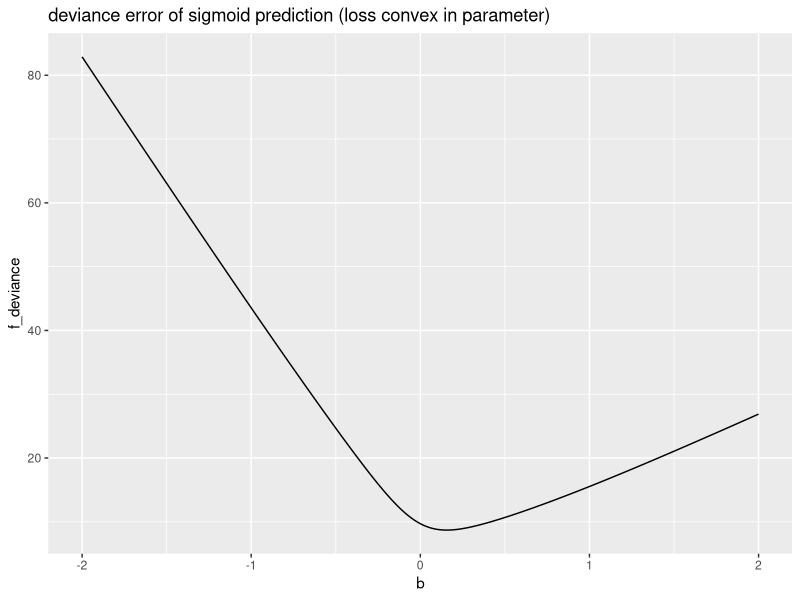
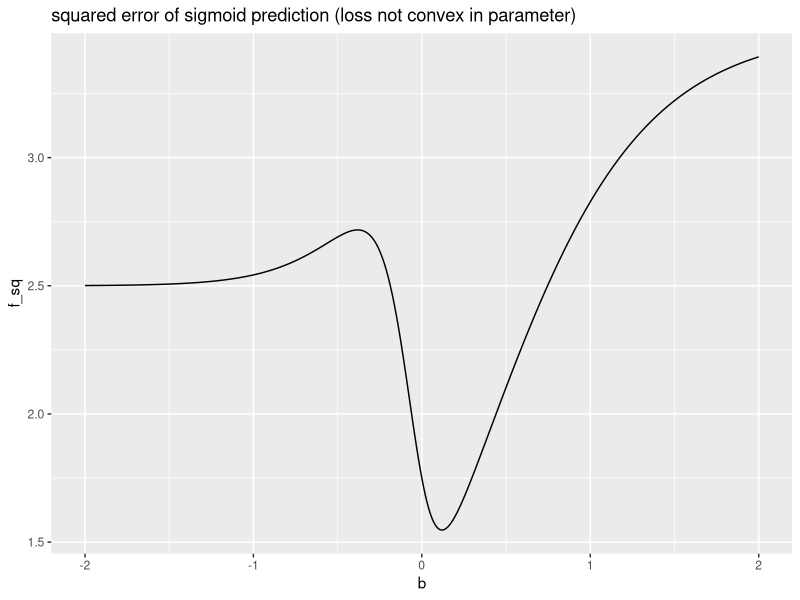

Generate these figures, in order, with R:
## ---- chunk 1
library(ggplot2)
## ---- chunk 2
sigmoid <- function(x) {
  1/(1 + exp(-x))
}

# square-loss, a good loss for general numeric regressions
# not recommended for probability/classification problems
f_sq <- function(b, d) {
  sum( (d$y - sigmoid(b * d$x))^2 )
}

# deviance loss. monotone-equivalent to cross entropy
# good loss for probability/classification problems
f_deviance <- function(b, d) {
  -2 * sum( d$y * log(sigmoid(b * d$x)) + 
            (1-d$y) * log(1 - sigmoid(b * d$x)) )
}
## ---- chunk 3
d <- data.frame(
  x = c(-2, -2, -2, 0, 0, 10, 10),
  y = c(1, 1, 1, 0, 1, 1, 1)
)

knitr::kable(d)
## ---- chunk 4
plt_frame = data.frame(
  b = seq(-2, 2, by = 0.01)
)

# vapply is R's equivalent of Python's list comprehension
plt_frame$f_sq <- vapply(
  plt_frame$b,
  function(b) { f_sq(b, d) },
  numeric(1)
)

plt_frame$f_deviance <- vapply(
  plt_frame$b,
  function(b) { f_deviance(b, d) },
  numeric(1)
)
## ---- chunk 5
ggplot(data = plt_frame, aes(x = b, y = f_deviance)) + 
  geom_line() +
  ggtitle("deviance error of sigmoid prediction (loss convex in parameter)")
## ---- chunk 6
ggplot(data = plt_frame, aes(x = b, y = f_sq)) + 
  geom_line() +
  ggtitle("squared error of sigmoid prediction (loss not convex in parameter)")
